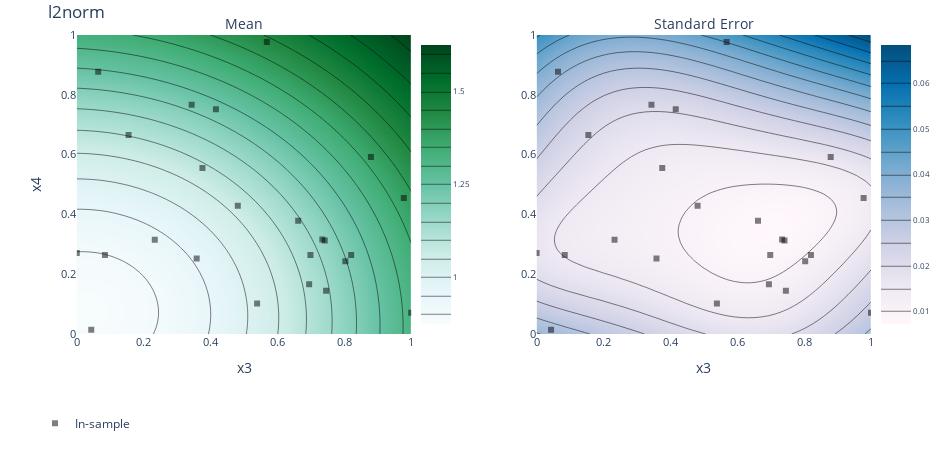

Notebook source saved alongside this figure:
### Code cell
render(ax_client.get_contour_plot(param_x="x3", param_y="x4", metric_name="l2norm"))
